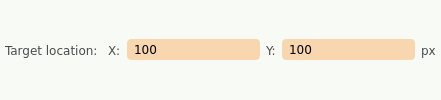
        <widget class="QFrame" name="frame_2">
         <property name="styleSheet">
          <string notr="true">background-color: rgb(247, 250, 245);
border-radius: 4px;</string>
         </property>
         <layout class="QHBoxLayout" name="horizontalLayout_5" stretch="2,0,3,0,3,0">
          <property name="leftMargin">
           <number>5</number>
          </property>
          <property name="topMargin">
           <number>5</number>
          </property>
          <property name="rightMargin">
           <number>5</number>
          </property>
          <property name="bottomMargin">
           <number>5</number>
          </property>
          <item>
           <widget class="QLabel" name="static_odsc_label_4">
            <property name="minimumSize">
             <size>
              <width>0</width>
              <height>21</height>
             </size>
            </property>
            <property name="font">
             <font>
              <family>Verdana</family>
              <pointsize>9</pointsize>
              <weight>50</weight>
              <italic>false</italic>
              <bold>false</bold>
             </font>
            </property>
            <property name="styleSheet">
             <string notr="true">color: rgb(75, 75, 75);</string>
            </property>
            <property name="text">
             <string>Target location: </string>
            </property>
           </widget>
          </item>
          <item>
           <widget class="QLabel" name="static_odsc_label_13">
            <property name="minimumSize">
             <size>
              <width>0</width>
              <height>21</height>
             </size>
            </property>
            <property name="font">
             <font>
              <family>Verdana</family>
              <pointsize>9</pointsize>
              <weight>50</weight>
              <italic>false</italic>
              <bold>false</bold>
             </font>
            </property>
            <property name="styleSheet">
             <string notr="true">color: rgb(75, 75, 75);</string>
            </property>
            <property name="text">
             <string>X:</string>
            </property>
           </widget>
          </item>
          <item>
           <widget class="QLineEdit" name="pyqt5_entry_targetlocation_x">
            <property name="enabled">
             <bool>true</bool>
            </property>
            <property name="minimumSize">
             <size>
              <width>0</width>
              <height>21</height>
             </size>
            </property>
            <property name="font">
             <font>
              <family>Verdana</family>
             </font>
            </property>
            <property name="styleSheet">
             <string notr="true">QLineEdit {
border-radius: 4px;
padding: 0px 5px 0px 5px;
background-color: rgb(248,214,176);
}

QLineEdit:disabled {
	background-color: rgb(220, 204, 191);
}</string>
            </property>
            <property name="text">
             <string>100</string>
            </property>
           </widget>
          </item>
          <item>
           <widget class="QLabel" name="static_odsc_label_14">
            <property name="minimumSize">
             <size>
              <width>0</width>
              <height>21</height>
             </size>
            </property>
            <property name="font">
             <font>
              <family>Verdana</family>
              <pointsize>9</pointsize>
              <weight>50</weight>
              <italic>false</italic>
              <bold>false</bold>
             </font>
            </property>
            <property name="styleSheet">
             <string notr="true">color: rgb(75, 75, 75);</string>
            </property>
            <property name="text">
             <string>Y:</string>
            </property>
           </widget>
          </item>
          <item>
           <widget class="QLineEdit" name="pyqt5_entry_targetlocation_y">
            <property name="enabled">
             <bool>true</bool>
            </property>
            <property name="minimumSize">
             <size>
              <width>0</width>
              <height>21</height>
             </size>
            </property>
            <property name="font">
             <font>
              <family>Verdana</family>
             </font>
            </property>
            <property name="styleSheet">
             <string notr="true">QLineEdit {
border-radius: 4px;
padding: 0px 5px 0px 5px;
background-color: rgb(248,214,176);
}

QLineEdit:disabled {
	background-color: rgb(220, 204, 191);
}</string>
            </property>
            <property name="text">
             <string>100</string>
            </property>
           </widget>
          </item>
          <item>
           <widget class="QLabel" name="static_odsc_label_17">
            <property name="minimumSize">
             <size>
              <width>0</width>
              <height>21</height>
             </size>
            </property>
            <property name="font">
             <font>
              <family>Verdana</family>
              <pointsize>9</pointsize>
              <weight>50</weight>
              <italic>false</italic>
              <bold>false</bold>
             </font>
            </property>
            <property name="styleSheet">
             <string notr="true">color: rgb(75, 75, 75);</string>
            </property>
            <property name="text">
             <string>px</string>
            </property>
           </widget>
          </item>
         </layout>
        </widget>
